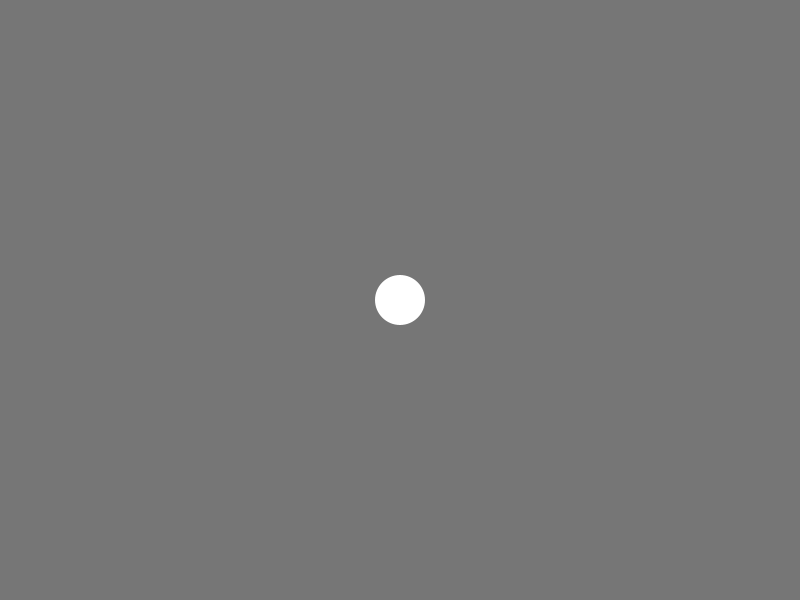
Frame 1 (no input)
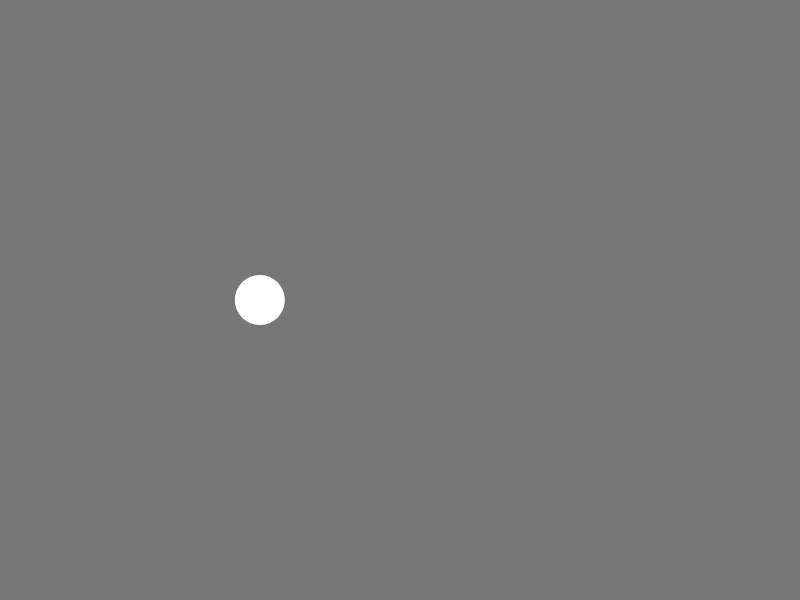
Frame 60 (the mouse pressed at the canvas centre just before this capture)
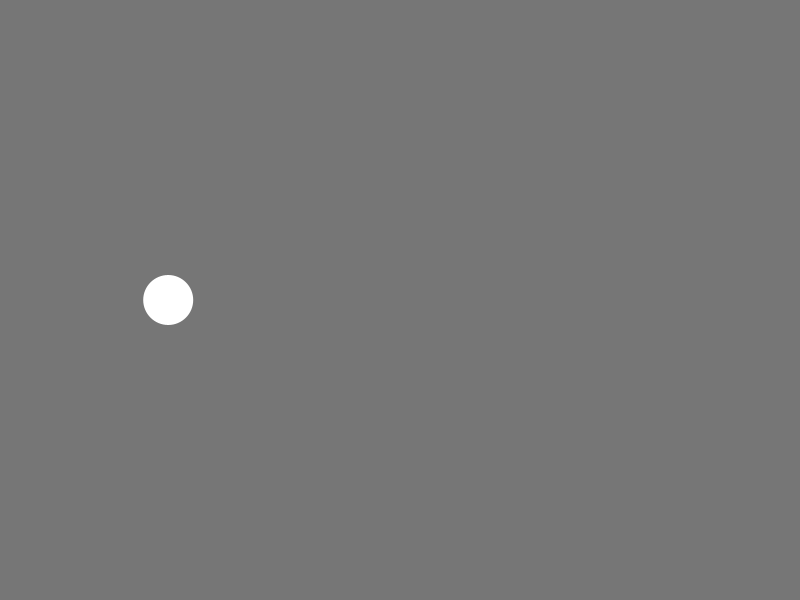
Frame 120 (the mouse held since frame 60 and released just before this capture)

The Processing sketch that drew these frames (run headless with seeded random() and noise(); from frame 60 on, the mouse is pressed at the canvas centre):

// Processing sketch: Movimento_em_funcao_do_seno
// ── Movimento_em_funcao_do_seno.pde
void setup(){
  size(800, 600);
  noStroke();
}
float a=0,px;
void draw(){
  background(118);
  px = 375*(sin(a)+1);
  ellipse(25+px,300,50,50);
  a+= 0.1;
}
